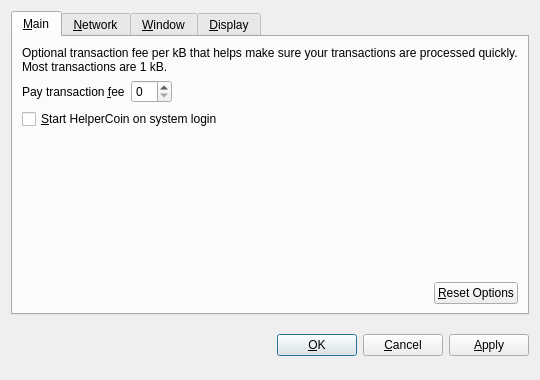
<?xml version="1.0" encoding="UTF-8"?>
<ui version="4.0">
 <class>OptionsDialog</class>
 <widget class="QDialog" name="OptionsDialog">
  <property name="geometry">
   <rect>
    <x>0</x>
    <y>0</y>
    <width>540</width>
    <height>380</height>
   </rect>
  </property>
  <property name="windowTitle">
   <string>Options</string>
  </property>
  <property name="modal">
   <bool>true</bool>
  </property>
  <layout class="QVBoxLayout" name="verticalLayout">
   <item>
    <widget class="QTabWidget" name="tabWidget">
     <property name="tabPosition">
      <enum>QTabWidget::North</enum>
     </property>
     <property name="currentIndex">
      <number>0</number>
     </property>
     <widget class="QWidget" name="tabMain">
      <attribute name="title">
       <string>&amp;Main</string>
      </attribute>
      <layout class="QVBoxLayout" name="verticalLayout_Main">
       <item>
        <widget class="QLabel" name="transactionFeeInfoLabel">
         <property name="text">
          <string>Optional transaction fee per kB that helps make sure your transactions are processed quickly. Most transactions are 1 kB.</string>
         </property>
         <property name="textFormat">
          <enum>Qt::PlainText</enum>
         </property>
         <property name="wordWrap">
          <bool>true</bool>
         </property>
        </widget>
       </item>
       <item>
        <layout class="QHBoxLayout" name="horizontalLayout_1_Main">
         <item>
          <widget class="QLabel" name="transactionFeeLabel">
           <property name="text">
            <string>Pay transaction &amp;fee</string>
           </property>
           <property name="textFormat">
            <enum>Qt::PlainText</enum>
           </property>
           <property name="buddy">
            <cstring>transactionFee</cstring>
           </property>
          </widget>
         </item>
         <item>
          <widget class="BitcoinAmountField" name="transactionFee"/>
         </item>
         <item>
          <spacer name="horizontalSpacer_1_Main">
           <property name="orientation">
            <enum>Qt::Horizontal</enum>
           </property>
           <property name="sizeHint" stdset="0">
            <size>
             <width>40</width>
             <height>20</height>
            </size>
           </property>
          </spacer>
         </item>
        </layout>
       </item>
       <item>
        <widget class="QCheckBox" name="bitcoinAtStartup">
         <property name="toolTip">
          <string>Automatically start HelperCoin after logging in to the system.</string>
         </property>
         <property name="text">
          <string>&amp;Start HelperCoin on system login</string>
         </property>
        </widget>
       </item>
       <item>
        <spacer name="verticalSpacer_Main">
         <property name="orientation">
          <enum>Qt::Vertical</enum>
         </property>
         <property name="sizeHint" stdset="0">
          <size>
           <width>20</width>
           <height>40</height>
          </size>
         </property>
        </spacer>
       </item>
       <item>
        <layout class="QHBoxLayout" name="horizontalLayout_2_Main">
         <item>
          <spacer name="horizontalSpacer_2_Main">
           <property name="orientation">
            <enum>Qt::Horizontal</enum>
           </property>
           <property name="sizeHint" stdset="0">
            <size>
             <width>40</width>
             <height>20</height>
            </size>
           </property>
          </spacer>
         </item>
         <item>
          <widget class="QPushButton" name="resetButton">
           <property name="toolTip">
            <string>Reset all client options to default.</string>
           </property>
           <property name="text">
            <string>&amp;Reset Options</string>
           </property>
           <property name="autoDefault">
            <bool>false</bool>
           </property>
          </widget>
         </item>
        </layout>
       </item>
      </layout>
     </widget>
     <widget class="QWidget" name="tabNetwork">
      <attribute name="title">
       <string>&amp;Network</string>
      </attribute>
      <layout class="QVBoxLayout" name="verticalLayout_Network">
       <item>
        <widget class="QCheckBox" name="mapPortUpnp">
         <property name="toolTip">
          <string>Automatically open the HelperCoin client port on the router. This only works when your router supports UPnP and it is enabled.</string>
         </property>
         <property name="text">
          <string>Map port using &amp;UPnP</string>
         </property>
        </widget>
       </item>
       <item>
        <widget class="QCheckBox" name="connectSocks">
         <property name="toolTip">
          <string>Connect to the HelperCoin network through a SOCKS proxy (e.g. when connecting through Tor).</string>
         </property>
         <property name="text">
          <string>&amp;Connect through SOCKS proxy:</string>
         </property>
        </widget>
       </item>
       <item>
        <layout class="QHBoxLayout" name="horizontalLayout_Network">
         <item>
          <widget class="QLabel" name="proxyIpLabel">
           <property name="text">
            <string>Proxy &amp;IP:</string>
           </property>
           <property name="textFormat">
            <enum>Qt::PlainText</enum>
           </property>
           <property name="buddy">
            <cstring>proxyIp</cstring>
           </property>
          </widget>
         </item>
         <item>
          <widget class="QValidatedLineEdit" name="proxyIp">
           <property name="maximumSize">
            <size>
             <width>140</width>
             <height>16777215</height>
            </size>
           </property>
           <property name="toolTip">
            <string>IP address of the proxy (e.g. 127.0.0.1)</string>
           </property>
          </widget>
         </item>
         <item>
          <widget class="QLabel" name="proxyPortLabel">
           <property name="text">
            <string>&amp;Port:</string>
           </property>
           <property name="textFormat">
            <enum>Qt::PlainText</enum>
           </property>
           <property name="buddy">
            <cstring>proxyPort</cstring>
           </property>
          </widget>
         </item>
         <item>
          <widget class="QLineEdit" name="proxyPort">
           <property name="maximumSize">
            <size>
             <width>55</width>
             <height>16777215</height>
            </size>
           </property>
           <property name="toolTip">
            <string>Port of the proxy (e.g. 9050)</string>
           </property>
          </widget>
         </item>
         <item>
          <widget class="QLabel" name="socksVersionLabel">
           <property name="text">
            <string>SOCKS &amp;Version:</string>
           </property>
           <property name="textFormat">
            <enum>Qt::PlainText</enum>
           </property>
           <property name="buddy">
            <cstring>socksVersion</cstring>
           </property>
          </widget>
         </item>
         <item>
          <widget class="QValueComboBox" name="socksVersion">
           <property name="toolTip">
            <string>SOCKS version of the proxy (e.g. 5)</string>
           </property>
          </widget>
         </item>
         <item>
          <spacer name="horizontalSpacer_Network">
           <property name="orientation">
            <enum>Qt::Horizontal</enum>
           </property>
           <property name="sizeHint" stdset="0">
            <size>
             <width>40</width>
             <height>20</height>
            </size>
           </property>
          </spacer>
         </item>
        </layout>
       </item>
       <item>
        <spacer name="verticalSpacer_Network">
         <property name="orientation">
          <enum>Qt::Vertical</enum>
         </property>
         <property name="sizeHint" stdset="0">
          <size>
           <width>20</width>
           <height>40</height>
          </size>
         </property>
        </spacer>
       </item>
      </layout>
     </widget>
     <widget class="QWidget" name="tabWindow">
      <attribute name="title">
       <string>&amp;Window</string>
      </attribute>
      <layout class="QVBoxLayout" name="verticalLayout_Window">
       <item>
        <widget class="QCheckBox" name="minimizeToTray">
         <property name="toolTip">
          <string>Show only a tray icon after minimizing the window.</string>
         </property>
         <property name="text">
          <string>&amp;Minimize to the tray instead of the taskbar</string>
         </property>
        </widget>
       </item>
       <item>
        <widget class="QCheckBox" name="minimizeOnClose">
         <property name="toolTip">
          <string>Minimize instead of exit the application when the window is closed. When this option is enabled, the application will be closed only after selecting Quit in the menu.</string>
         </property>
         <property name="text">
          <string>M&amp;inimize on close</string>
         </property>
        </widget>
       </item>
       <item>
        <spacer name="verticalSpacer_Window">
         <property name="orientation">
          <enum>Qt::Vertical</enum>
         </property>
         <property name="sizeHint" stdset="0">
          <size>
           <width>20</width>
           <height>40</height>
          </size>
         </property>
        </spacer>
       </item>
      </layout>
     </widget>
     <widget class="QWidget" name="tabDisplay">
      <attribute name="title">
       <string>&amp;Display</string>
      </attribute>
      <layout class="QVBoxLayout" name="verticalLayout_Display">
       <item>
        <layout class="QHBoxLayout" name="horizontalLayout_1_Display">
         <item>
          <widget class="QLabel" name="langLabel">
           <property name="text">
            <string>User Interface &amp;language:</string>
           </property>
           <property name="textFormat">
            <enum>Qt::PlainText</enum>
           </property>
           <property name="buddy">
            <cstring>lang</cstring>
           </property>
          </widget>
         </item>
         <item>
          <widget class="QValueComboBox" name="lang">
           <property name="toolTip">
            <string>The user interface language can be set here. This setting will take effect after restarting HelperCoin.</string>
           </property>
          </widget>
         </item>
        </layout>
       </item>
       <item>
        <layout class="QHBoxLayout" name="horizontalLayout_2_Display">
         <item>
          <widget class="QLabel" name="unitLabel">
           <property name="text">
            <string>&amp;Unit to show amounts in:</string>
           </property>
           <property name="textFormat">
            <enum>Qt::PlainText</enum>
           </property>
           <property name="buddy">
            <cstring>unit</cstring>
           </property>
          </widget>
         </item>
         <item>
          <widget class="QValueComboBox" name="unit">
           <property name="toolTip">
            <string>Choose the default subdivision unit to show in the interface and when sending coins.</string>
           </property>
          </widget>
         </item>
        </layout>
       </item>
       <item>
        <widget class="QCheckBox" name="displayAddresses">
         <property name="toolTip">
          <string>Whether to show HelperCoin addresses in the transaction list or not.</string>
         </property>
         <property name="text">
          <string>&amp;Display addresses in transaction list</string>
         </property>
        </widget>
       </item>
       <item>
        <spacer name="verticalSpacer_Display">
         <property name="orientation">
          <enum>Qt::Vertical</enum>
         </property>
         <property name="sizeHint" stdset="0">
          <size>
           <width>20</width>
           <height>40</height>
          </size>
         </property>
        </spacer>
       </item>
      </layout>
     </widget>
    </widget>
   </item>
   <item>
    <layout class="QHBoxLayout" name="horizontalLayout_Buttons">
     <item>
      <spacer name="horizontalSpacer_1">
       <property name="orientation">
        <enum>Qt::Horizontal</enum>
       </property>
       <property name="sizeHint" stdset="0">
        <size>
         <width>40</width>
         <height>48</height>
        </size>
       </property>
      </spacer>
     </item>
     <item>
      <widget class="QLabel" name="statusLabel">
       <property name="font">
        <font>
         <weight>75</weight>
         <bold>true</bold>
        </font>
       </property>
       <property name="text">
        <string/>
       </property>
       <property name="textFormat">
        <enum>Qt::PlainText</enum>
       </property>
       <property name="wordWrap">
        <bool>true</bool>
       </property>
      </widget>
     </item>
     <item>
      <spacer name="horizontalSpacer_2">
       <property name="orientation">
        <enum>Qt::Horizontal</enum>
       </property>
       <property name="sizeHint" stdset="0">
        <size>
         <width>40</width>
         <height>48</height>
        </size>
       </property>
      </spacer>
     </item>
     <item>
      <widget class="QPushButton" name="okButton">
       <property name="text">
        <string>&amp;OK</string>
       </property>
      </widget>
     </item>
     <item>
      <widget class="QPushButton" name="cancelButton">
       <property name="text">
        <string>&amp;Cancel</string>
       </property>
       <property name="autoDefault">
        <bool>false</bool>
       </property>
      </widget>
     </item>
     <item>
      <widget class="QPushButton" name="applyButton">
       <property name="text">
        <string>&amp;Apply</string>
       </property>
       <property name="autoDefault">
        <bool>false</bool>
       </property>
      </widget>
     </item>
    </layout>
   </item>
  </layout>
 </widget>
 <customwidgets>
  <customwidget>
   <class>BitcoinAmountField</class>
   <extends>QSpinBox</extends>
   <header>bitcoinamountfield.h</header>
  </customwidget>
  <customwidget>
   <class>QValueComboBox</class>
   <extends>QComboBox</extends>
   <header>qvaluecombobox.h</header>
  </customwidget>
  <customwidget>
   <class>QValidatedLineEdit</class>
   <extends>QLineEdit</extends>
   <header>qvalidatedlineedit.h</header>
  </customwidget>
 </customwidgets>
 <resources/>
 <connections/>
</ui>
